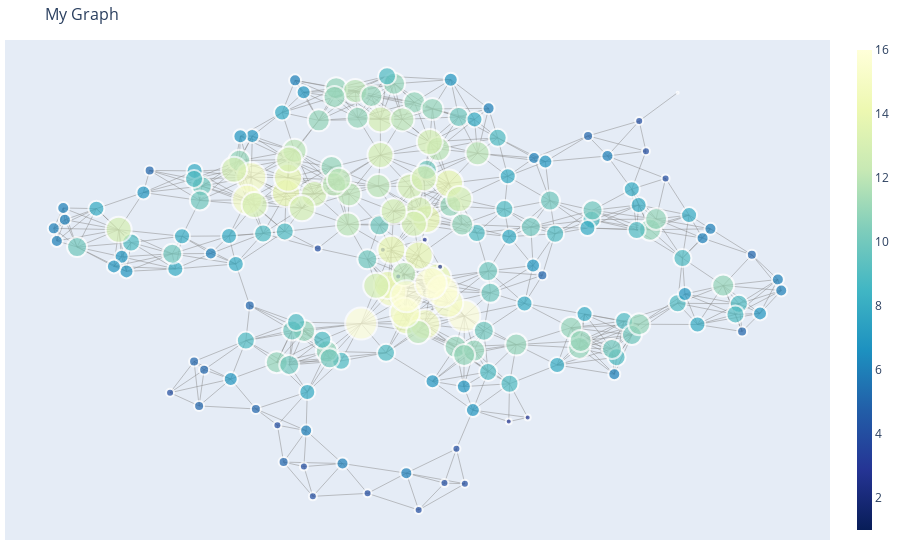

Notebook code for this chart:
### Code cell
ig.plot(
    G,
    title="My Graph",
    layout="kamada"
)

### Figure 1 — Plotly figure (JSON) as saved in the notebook; plotly's stock layout.template omitted (floating-point values rounded to 4 significant figures; data arrays with more than 128 entries replaced by an {"elided": "..."} marker saying what was removed)
{"data": [{"hoverinfo": "none", "line": {"color": "#888", "width": 0.5}, "mode": "lines", "type": "scatter", "x": {"elided": "2748 float values"}, "y": {"elided": "2748 float values"}}, {"hoverinfo": "text", "marker": {"color": {"elided": "200 int values"}, "colorbar": {"thickness": 15, "title": {"side": "right", "text": ""}, "xanchor": "left"}, "colorscale": [[0, "rgb(255,255,217)"], [0.125, "rgb(237,248,177)"], [0.25, "rgb(199,233,180)"], [0.375, "rgb(127,205,187)"], [0.5, "rgb(65,182,196)"], [0.625, "rgb(29,145,192)"], [0.75, "rgb(34,94,168)"], [0.875, "rgb(37,52,148)"], [1, "rgb(8,29,88)"]], "line": {"width": 2}, "reversescale": true, "showscale": true, "size": {"elided": "200 int values"}}, "mode": "markers", "text": {"elided": "200 str values"}, "type": "scatter", "x": {"elided": "200 float values"}, "y": {"elided": "200 float values"}}], "layout": {"annotations": [{"showarrow": false, "text": "", "x": 0.005, "xref": "paper", "y": -0.002, "yref": "paper"}], "hovermode": "closest", "margin": {"b": 20, "l": 5, "r": 5, "t": 40}, "showlegend": false, "title": {"font": {"size": 16}, "text": "My Graph"}, "xaxis": {"showgrid": false, "showticklabels": false, "zeroline": false}, "yaxis": {"showgrid": false, "showticklabels": false, "zeroline": false}}}
